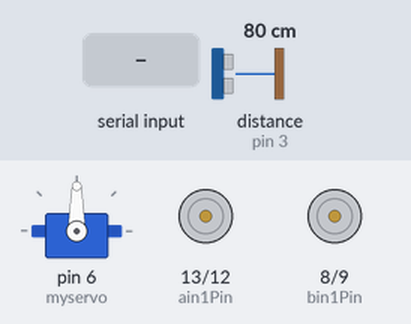
This sketch was run on a simulated Arduino Uno, built with avr-gcc and run on an emulated ATmega328P. Parts: servo, motor-driver pin pairs drawn as motors (green arrow = first pin HIGH = forward, orange = second pin HIGH = backward, longer = more drive, scaled by the enable pin). Inputs (shaded band) come from the test bench; at power-on: distance to the obstacle (sensor on pin 3) 80 cm. The echo pulse lasts 58.3 µs per cm; what the sketch prints to the serial monitor is not drawn.

Above: at 1.2 s.
1.3 s: "1\n" received over Serial
At 1.8 s:
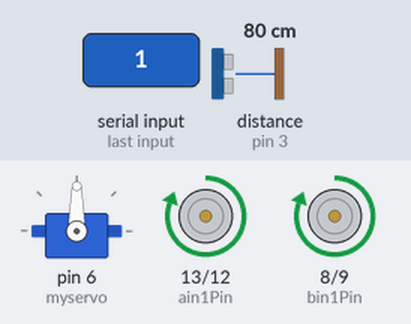
2.8 s: "0\n" received over Serial
At 3.3 s:
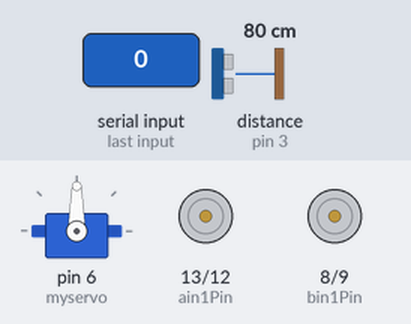
4.3 s: "1\n" received over Serial
At 5.3 s:
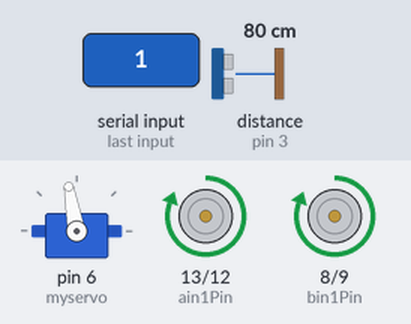
Timing chart, 0 to 7.3 s (numbered marks = the images above; inputs shaded):
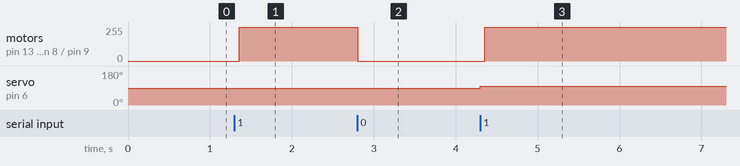

Measured:
- after the input at 1.3 s, motor on pin 13 (ain1Pin) / pin 12 (ain2Pin), motor on pin 8 (bin1Pin) / pin 9 (bin2Pin): stopped → forward 255/255 after 0.06 s
- after the input at 2.8 s, motor on pin 13 (ain1Pin) / pin 12 (ain2Pin), motor on pin 8 (bin1Pin) / pin 9 (bin2Pin): forward 255/255 → stopped at once
- after the input at 4.3 s, motor on pin 13 (ain1Pin) / pin 12 (ain2Pin), motor on pin 8 (bin1Pin) / pin 9 (bin2Pin): stopped → forward 255/255 after 0.06 s; servo on pin 6 (myservo): 90° → 100° at once

The sketch:

smart_broom_board.ino
```cpp
/*
Intro to IM
Final Project: Smart Broom

This RC car with a broom attached at the end will clean your place!

This program codes for a RC car which avoids obstacles automatically using an ultrasonic sensor.
Ultrasonic sensor detects obstacles from 40 to 140 (angle) and the rotation happen with the help of a servo motor.
Once it receives a signal from Processing program, the RC car starts moving as coded.
Along with its movements, the relevant information is being written on the port.

Written by Nakyeong Ahn
April 29, 2021
*/

#define TRIG 2 //used for ultrasonic sensor
#define ECHO 3

#include <Servo.h> //import library for servo motor
Servo myservo;

const int ain1Pin = 13; //set variables for DC motors
const int ain2Pin = 12;
const int pwmAPin = 11;

const int bin1Pin = 8; //set variables for DC motors
const int bin2Pin = 9;
const int pwmBPin = 10;

int angle = 90; //variable used to set angle for servo motor
int echotime;
float distance; //variable to store distance for the ultrasonic sensor
int state = 10; //variable for angle used to rotate the servo motor

int on = 0; //variable used to receive info from processing
int back = 0; //variable to check if it detected obstacles
int left = 0; //variable to check in which angle the obstacle was detected
int right = 0;

void setup() {

  Serial.begin(9600);

  pinMode(ain1Pin, OUTPUT); //set DC motors as output
  pinMode(ain2Pin, OUTPUT);
  pinMode(pwmAPin, OUTPUT);

  pinMode(bin1Pin, OUTPUT);
  pinMode(bin2Pin, OUTPUT);
  pinMode(pwmBPin, OUTPUT);

  myservo.attach(6); //set the servomotor

  pinMode(TRIG, OUTPUT); //set the ultrasonic sensor
  pinMode(ECHO, INPUT);

}

void loop() {

  Serial.print(0); //to send the initial information to processing
  Serial.print(",");
  Serial.print(0);
  Serial.print(",");
  Serial.println(0);

  while (Serial.available()) {
    on = Serial.parseInt();
    if (Serial.read() == '\n') {
      if (on == 1) { //if the processing sends this value, the movement will start
        myservo.write(angle); //set servomotor to 90 degree angle (front)
        delay(50);

        digitalWrite(TRIG, HIGH); //to make the ultrasonic detect obstacles
        delayMicroseconds(10);
        digitalWrite(TRIG, LOW);

        echotime = pulseIn (ECHO, HIGH);
        distance = echotime * (17.0 / 1000); //calculate the distance of obstacles.

        if (distance > 0 && distance < 15) { //if the distance is smaller than 15cm
          movePattern();
          moveForward();
        }
        if (distance > 15) { //if the distance is greater than 15cm
          back = 0; //reset the variables for checking the presence of obstacles
          left = 0;
          right = 0;
          moveForward();
        }

        if (angle == 140) state = -10; //to make the servomotor rotate
        else if (angle == 40) state = 10;
        angle += state;
        delay(100);

        Serial.print(back); //send the information of obstacles to processing
        Serial.print(",");
        Serial.print(left);
        Serial.print(",");
        Serial.println(right);
      }
      if (on == 0){ //if the processing says to pause
        analogWrite(pwmAPin, 0); //the speed of the motor will be 0
        analogWrite(pwmBPin, 0);
      }
    }
  }
}


void moveForward() { //this fuction codes for the car to move forward at full speed

  analogWrite(pwmAPin, 255);
  digitalWrite(ain1Pin, HIGH);
  digitalWrite(ain2Pin, LOW);

  analogWrite(pwmBPin, 255);
  digitalWrite(bin1Pin, HIGH);
  digitalWrite(bin2Pin, LOW);

}

void moveBackward() { //this function codes for the car to move backward at full speed
  back = 1;
  analogWrite(pwmAPin, 255);
  digitalWrite(ain1Pin, LOW);
  digitalWrite(ain2Pin, HIGH);

  analogWrite(pwmBPin, 255);
  digitalWrite(bin1Pin, LOW);
  digitalWrite(bin2Pin, HIGH);
}


void movePattern() { //if the car detects obstacles
  moveBackward(); //move backward
  delay(500);
  if (angle >= 90) { //if the obstacle is at the right side, turn left
    analogWrite(pwmAPin, 255);
    digitalWrite(ain1Pin, HIGH);
    digitalWrite(ain2Pin, LOW);

    analogWrite(pwmBPin, 255);
    digitalWrite(bin1Pin, LOW);
    digitalWrite(bin2Pin, HIGH);

    right = 1;
    left = 0;

    delay(500);
  }
  else {
    analogWrite(pwmAPin, 255); //if the obstacle is at the left side, turn left
    digitalWrite(ain1Pin, LOW);
    digitalWrite(ain2Pin, HIGH);

    analogWrite(pwmBPin, 255);
    digitalWrite(bin1Pin, HIGH);
    digitalWrite(bin2Pin, LOW);

    delay(500);

    left = 1;
    right = 0;
  }

  angle = 90; //change the direction the servo motor rotates
  if (state = 10) {
    state = -10;
  } else if (state = -10){
    state = 10;
  }
  myservo.write(angle);
  delay(100);
}
```
